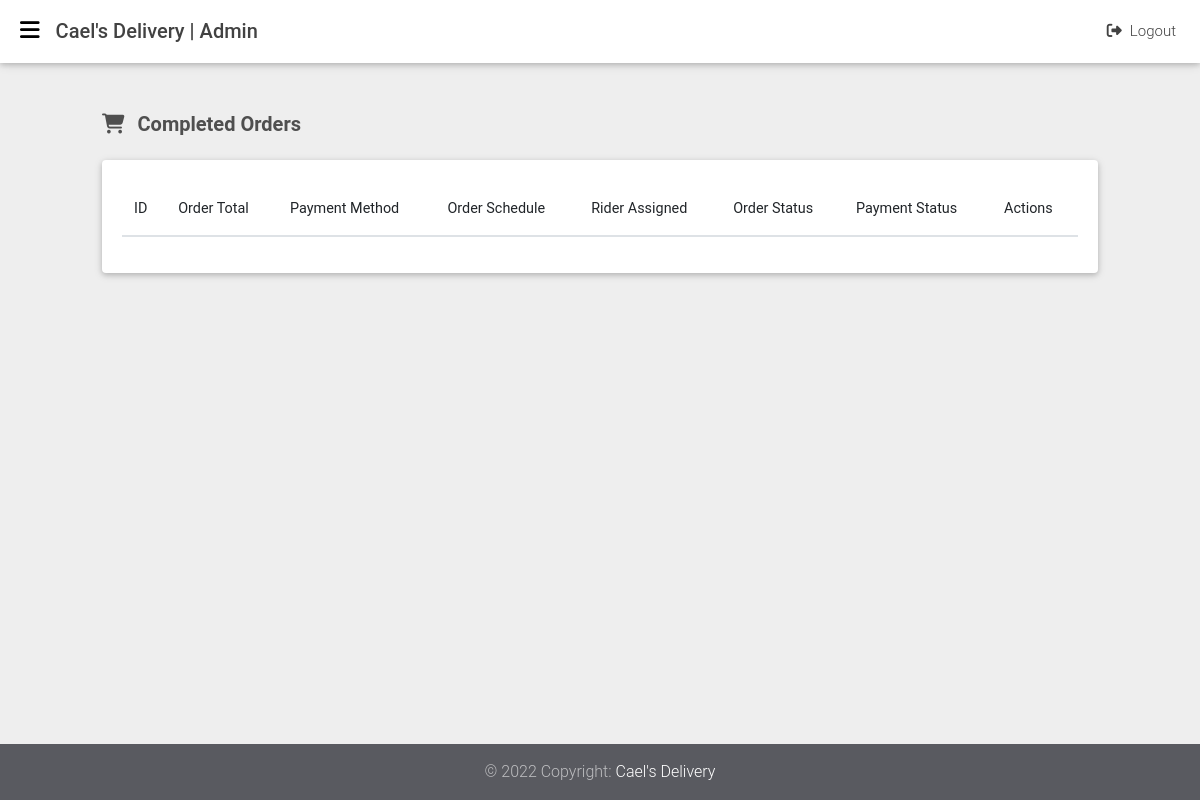
The page /orders/completed (signed in) on the database as committed earlier.
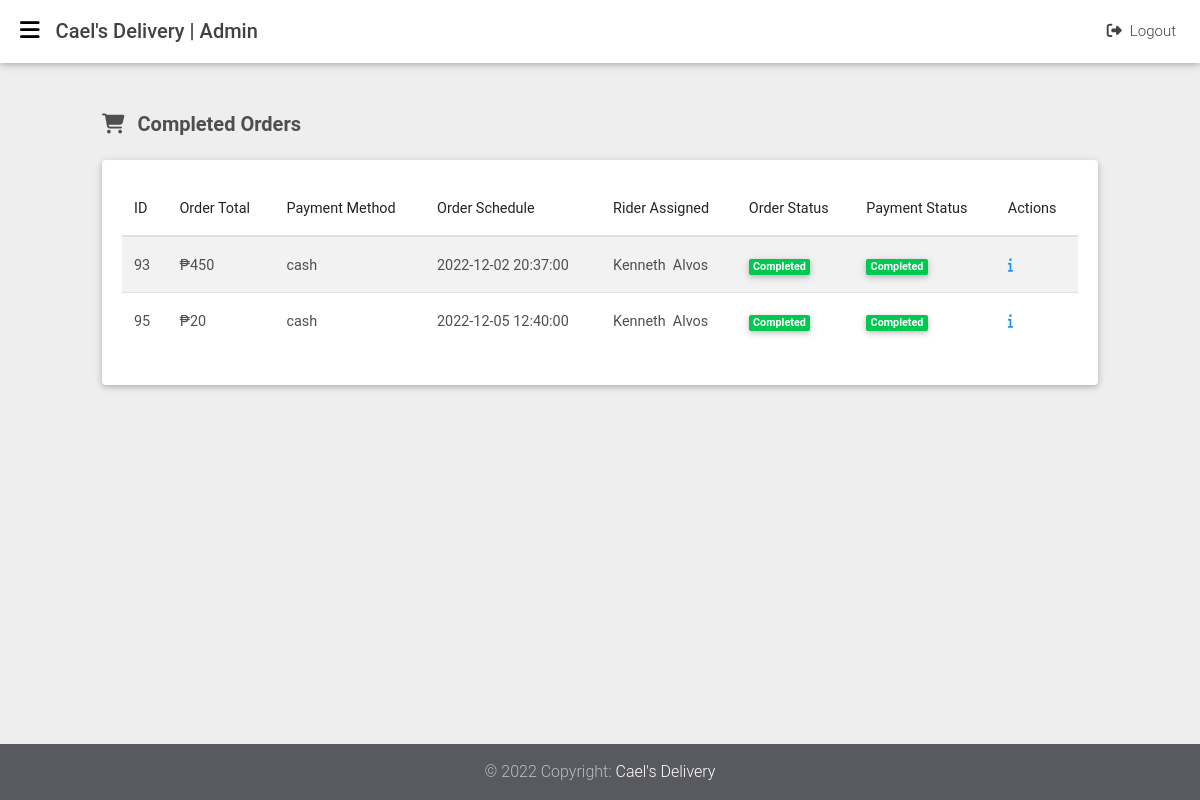
The same page on the database as committed later.
### tables this page shows
CREATE TABLE `orders` (
  `order_id` int(11) NOT NULL,
  `order_schedule` datetime NOT NULL,
  `user_id` int(11) NOT NULL,
  `rider_id` int(11) NOT NULL,
  `shipping_id` int(11) NOT NULL,
  `payment_id` int(11) NOT NULL,
  `order_total` varchar(255) NOT NULL,
  `order_status` int(11) NOT NULL,
  `created_at` datetime NOT NULL DEFAULT current_timestamp()
);

CREATE TABLE `payments` (
  `payment_id` int(11) NOT NULL,
  `payment_method` varchar(255) NOT NULL,
  `payment_status` int(11) NOT NULL DEFAULT 0,
  `shipping_id` int(11) NOT NULL,
  `created_at` datetime NOT NULL DEFAULT current_timestamp()
);

CREATE TABLE `riders` (
  `rider_id` int(11) NOT NULL,
  `rider_first_name` varchar(255) NOT NULL,
  `rider_last_name` varchar(255) NOT NULL,
  `rider_email` varchar(255) NOT NULL,
  `rider_contact` varchar(255) NOT NULL,
  `rider_address` text NOT NULL,
  `rider_city` varchar(255) NOT NULL,
  `rider_username` varchar(255) NOT NULL,
  `rider_password` varchar(255) NOT NULL,
  `rider_image` varchar(255) NOT NULL,
  `created_at` datetime NOT NULL DEFAULT current_timestamp()
);

### app/helpers/auth.php (called while the page is built, shortened)
<?php
class Auth
{
  public static function adminAuth()
  {
    if (isset($_SESSION['user_role']) && trim($_SESSION['user_role']) == 'admin') {
      return true;
    } else {
      return false;
    }
  }
}

### app/libraries/Core.php (called while the page is built, shortened)
<?php
class Core
{
  protected $currentMethod = 'index';
  public function __construct()
  {
    $url = $this->getUrl();
    if (isset($url[0])) {
      if (file_exists('../app/controllers/' . ucwords($url[0]) . '.php')) {
        unset($url[0]);
      }
    }
    $this->currentController = new $this->currentController;
    if (isset($url[1])) {
      if (method_exists($this->currentController, $url[1])) {
        $this->currentMethod = $url[1];
        unset($url[1]);
      }
    }
    $this->params = $url ? array_values($url) : [];
    call_user_func_array([$this->currentController, $this->currentMethod], $this->params);
  }
  public function getUrl()
  {
    if (isset($_GET['url'])) {
      $url = rtrim($_GET['url'], '/');
      $url = filter_var($url, FILTER_SANITIZE_URL);
      $url = explode('/', $url);
      return $url;
    }
  }
}

### public/index.php (called while the page is built, shortened)
<?php
$init = new Core;

### app/libraries/Database.php (called while the page is built, shortened)
<?php
class Database
{
	private $host = DB_HOST;
	private $user = DB_USER;
	private $pass = DB_PASS;
	private $dbname = DB_NAME;
	private $dbh;
	private $stmt;
	public function __construct()
	{
		$dsn = 'mysql:host=' . $this->host . ';dbname=' . $this->dbname;
		$options = array(
			PDO::ATTR_PERSISTENT => true,
			PDO::ATTR_ERRMODE => PDO::ERRMODE_EXCEPTION
		);
		try {
			$this->dbh = new PDO($dsn, $this->user, $this->pass, $options);
		}
		catch (PDOException $e) {
			$this->error = $e->getMessage();
		}
	}
	public function query($query)
	{
		$this->stmt = $this->dbh->prepare($query);
	}
	public function execute()
	{
		return $this->stmt->execute();
	}
	public function resultset()
	{
		$this->execute();
		return $this->stmt->fetchAll(PDO::FETCH_OBJ);
	}
}

### app/models/Order.php (called while the page is built, shortened)
<?php
class Order
{
  private $db;
  public function __construct()
  {
    $this->db = new Database;
  }
  public function getAllCompletedOrders()
  {
    $this->db->query("SELECT *,
                      orders.order_id as orderID,
                      users.user_id as userID,
                      shippings.shipping_id as shippingID,
                      payments.payment_id as paymentID,
                      orders.order_total as orderTotal,
                      orders.order_status as orderStatus
                      FROM orders
                      INNER JOIN users
                      ON orders.user_id = users.user_id
                      INNER JOIN shippings
                      ON orders.shipping_id = shippings.shipping_id
                      INNER JOIN payments
                      ON orders.payment_id = payments.payment_id
                      INNER JOIN riders
                      ON orders.rider_id = riders.rider_id
                      WHERE
                      orders.order_status = 2
                      AND payments.payment_status = 1
                      ORDER BY orders.created_at ASC;");
    $results = $this->db->resultSet();
    return $results;
  }
}

### app/views/orders/completed.php (the view, shortened to what this page needs)
<?php require APPROOT . '/views/admins/inc/header.php'; ?>
<?php require APPROOT . '/views/admins/inc/sidebar.php'; ?>
<?php require APPROOT . '/views/admins/inc/navbar.php'; ?>
<main class="vh-100">
  <div class="container-fluid">
    <div class="col-md-12">
      <h5 class="my-4 dark-grey-text font-weight-bold"><i class="fas fa-shopping-cart mr-2"></i> Completed Orders</h5>
      <div class="card">
        <div class="card-body">
          <div class="table-responsive">
            <table id="myTable" class="table table-striped display" cellspacing="0" width="100%">
              <thead>
                <tr>
                  <th>ID</th>
                  <th>Order Total</th>
                  <th>Payment Method</th>
                  <th>Order Schedule</th>
                  <th>Rider Assigned</th>
                  <th>Order Status</th>
                  <th>Payment Status</th>
                  <th>Actions</th>
                </tr>
              </thead>
              <tbody>
                <?php foreach ($data['orders'] as $order) : ?>
                  <tr>
                    <td><?php echo $order->order_id; ?></td>
                    <td>&#8369;<?php echo $order->order_total; ?></td>
                    <td><?php echo $order->payment_method; ?></td>
                    <td><?php echo $order->order_schedule; ?></td>
                    <td>
                      <?php if ($order->rider_id == 0) : ?>
                        <span class="badge badge-warning">Pending</span>
                      <?php else : ?>
                        <?php echo $order->rider_first_name ?>&nbsp;<?php echo $order->rider_last_name ?>
                      <?php endif; ?>
                    </td>
                    <td>
                      <?php
                      if ($order->order_status == 0) {
                        echo '<span class="badge badge-warning">Pending</span>';
                      } elseif ($order->order_status == 1) {
                        echo '<span class="badge badge-default">On Delivery</span>';
                      } elseif ($order->order_status == 2) {
                        echo '<span class="badge badge-success">Completed</span>';
                      } elseif ($order->order_status == 3) {
                        echo '<span class="badge badge-danger">Cancelled</span>';
                      }
                      ?>
                    </td>
                    <td>
                      <?php
                      if ($order->payment_status == 0) {
                        echo '<span class="badge badge-warning">Pending</span>';
                      } elseif ($order->payment_status == 1) {
                        echo '<span class="badge badge-success">Completed</span>';
                      } elseif ($order->payment_status == 2) {
                        echo '<span class="badge badge-danger">Cancelled</span>';
                      }
                      ?>
                    </td>
                    <td>
                      <a href="<?php echo URLROOT; ?>/orders/details/<?php echo $order->order_id; ?>"><i class="fa-solid fa-info blue-text" data-toggle="tooltip" data-placement="top" title="View Order Details"></i>
                      </a>
                    </td>
                  </tr>
                <?php endforeach; ?>
              </tbody>
            </table>
          </div>
        </div>
      </div>
    </div>
  </div>
</main>
<?php require APPROOT . '/views/admins/inc/footer.php'; ?>

### app/controllers/Orders.php (shortened to what this page needs)
<?php
class Orders extends Controller
{
  public function __construct()
  {
    $this->orderModel = $this->model('Order');
  }
  public function completed()
  {
    if (Auth::adminAuth()) {
      $orders = $this->orderModel->getAllCompletedOrders();
      $data = [
        'orders' => $orders
      ];
      $this->view('orders/completed', $data);
    } else {
      redirect('pages');
    }
  }
}

### app/libraries/Controller.php (shortened to what this page needs)
<?php
class Controller
{
  public function view($view, $data = [])
  {
    if (file_exists('../app/views/' . $view . '.php')) {
      require_once '../app/views/' . $view . '.php';
    } else {
      die('View does not exist');
    }
  }
}

### app/views/admins/inc/header.php (shortened to what this page needs)
<!DOCTYPE html>
<html lang="en">
<head>
  <link rel="stylesheet" href="<?php echo URLROOT; ?>/backend/css/bootstrap.min.css">
  <link rel="stylesheet" href="<?php echo URLROOT; ?>/backend/css/mdb.min.css">
  <link rel="stylesheet" href="<?php echo URLROOT; ?>/backend/css/addons/datatables.min.css" />
  <link rel="stylesheet" href="<?php echo URLROOT; ?>/backend/css/addons/datatables-select.min.css" />
  <link rel="stylesheet" href="<?php echo URLROOT; ?>/backend/css/style.css">
</head>
<body class="fixed-sn white-skin">

### app/views/admins/inc/sidebar.php (shortened to what this page needs)
<header class="bg-orange">

### app/views/admins/inc/navbar.php
<nav class="navbar fixed-top navbar-expand-lg scrolling-navbar double-nav">
  <div class="float-left">
    <a href="#" data-activates="slide-out" class="button-collapse black-text"><i class="fas fa-bars"></i></a>
  </div>
  <div class="breadcrumb-dn mr-auto">
    <p class="mb-0 h5"><?php echo SITENAME; ?> | Admin</p>
  </div>
  <ul class="nav navbar-nav nav-flex-icons ml-auto">
    <li class="nav-item">
      <a href="<?php echo URLROOT; ?>/users/logout" class="nav-link waves-effect"><i class="fa-solid fa-right-from-bracket mr-2"></i>Logout</a>
    </li>
  </ul>
</nav>
</header>

### app/views/admins/inc/footer.php (shortened to what this page needs)
<footer class="page-footer pt-0 mt-5 fixed-bottom">
  <div class="footer-copyright py-3 text-center">
    <div class="container-fluid">
      © 2022 Copyright: <a href="<?php echo URLROOT; ?>" target="_blank"> <?php echo SITENAME; ?></a>
    </div>
  </div>
</footer>
</body>
</html>

### public/backend/css/style.css (style rules this page uses)
.bg-orange { background-color: #e67e22 !important; }

Rows that differ between the two databases and show on the page:
now on this page (row edited): orders: order_id "93", order_total "450", payment.payment_method "cash", order_schedule "2022-12-02 20:37:00", rider.rider_first_name "Kenneth", rider.rider_last_name "Alvos", order_status "Completed"
added orders: order_id "95", order_total "20", payment.payment_method "cash", order_schedule "2022-12-05 12:40:00", rider.rider_first_name "Kenneth", rider.rider_last_name "Alvos", order_status "Completed"
